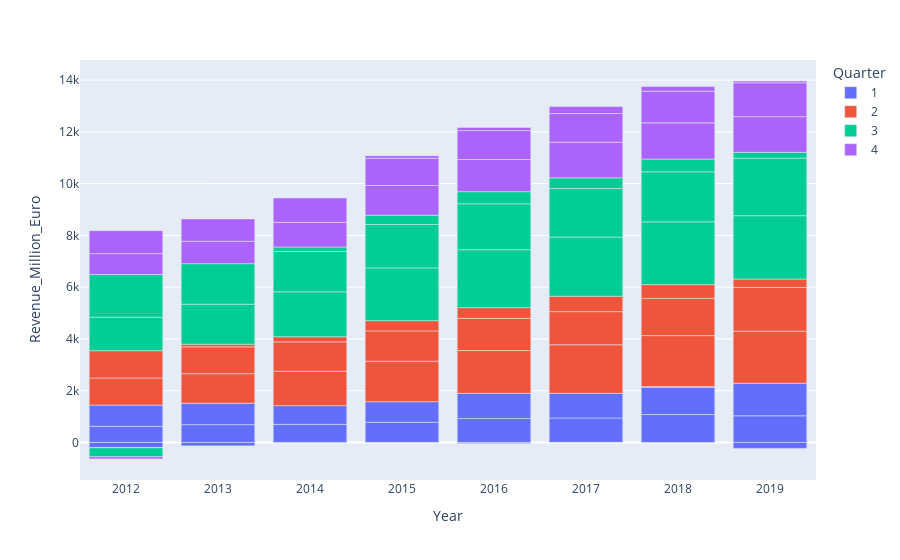

Notebook code for this chart:
### Code cell
fig = px.bar(tourism_df, x="Year", y="Revenue_Million_Euro", color="Quarter")
fig.show()

### Figure 1 — Plotly figure (JSON) as saved in the notebook; plotly's stock layout.template omitted (floating-point values rounded to 4 significant figures)
{"data": [{"alignmentgroup": "True", "hovertemplate": "Quarter=1<br>Year=%{x}<br>Revenue_Million_Euro=%{y}<extra></extra>", "legendgroup": "1", "marker": {"color": "#636efa", "pattern": {"shape": ""}}, "name": "1", "offsetgroup": "1", "orientation": "v", "showlegend": true, "textposition": "auto", "type": "bar", "x": [2012, 2013, 2014, 2015, 2016, 2017, 2018, 2019, 2012, 2013, 2014, 2015, 2016, 2017, 2018, 2019, 2012, 2013, 2014, 2015, 2016, 2017, 2018, 2019], "xaxis": "x", "y": [621, 688, 699, 780, 926, 945, 1079, 1029, 821, 828, 723, 794, 971, 952, 1047, 1260, -200, -140, -24, -14, -45, -7, 32, -231], "yaxis": "y"}, {"alignmentgroup": "True", "hovertemplate": "Quarter=2<br>Year=%{x}<br>Revenue_Million_Euro=%{y}<extra></extra>", "legendgroup": "2", "marker": {"color": "#EF553B", "pattern": {"shape": ""}}, "name": "2", "offsetgroup": "2", "orientation": "v", "showlegend": true, "textposition": "auto", "type": "bar", "x": [2012, 2013, 2014, 2015, 2016, 2017, 2018, 2019, 2012, 2013, 2014, 2015, 2016, 2017, 2018, 2019, 2012, 2013, 2014, 2015, 2016, 2017, 2018, 2019], "xaxis": "x", "y": [1048, 1140, 1331, 1566, 1655, 1876, 1970, 2012, 1054, 1037, 1133, 1170, 1243, 1281, 1438, 1689, -6, 103, 198, 396, 412, 595, 532, 323], "yaxis": "y"}, {"alignmentgroup": "True", "hovertemplate": "Quarter=3<br>Year=%{x}<br>Revenue_Million_Euro=%{y}<extra></extra>", "legendgroup": "3", "marker": {"color": "#00cc96", "pattern": {"shape": ""}}, "name": "3", "offsetgroup": "3", "orientation": "v", "showlegend": true, "textposition": "auto", "type": "bar", "x": [2012, 2013, 2014, 2015, 2016, 2017, 2018, 2019, 2012, 2013, 2014, 2015, 2016, 2017, 2018, 2019, 2012, 2013, 2014, 2015, 2016, 2017, 2018, 2019], "xaxis": "x", "y": [1296, 1546, 1734, 2037, 2241, 2287, 2425, 2448, 1648, 1565, 1559, 1680, 1771, 1875, 1931, 2223, -351, -19, 175, 357, 470, 412, 494, 225], "yaxis": "y"}, {"alignmentgroup": "True", "hovertemplate": "Quarter=4<br>Year=%{x}<br>Revenue_Million_Euro=%{y}<extra></extra>", "legendgroup": "4", "marker": {"color": "#ab63fa", "pattern": {"shape": ""}}, "name": "4", "offsetgroup": "4", "orientation": "v", "showlegend": true, "textposition": "auto", "type": "bar", "x": [2012, 2013, 2014, 2015, 2016, 2017, 2018, 2019, 2012, 2013, 2014, 2015, 2016, 2017, 2018, 2019, 2012, 2013, 2014, 2015, 2016, 2017, 2018, 2019], "xaxis": "x", "y": [806, 864, 952, 1148, 1242, 1377, 1400, 1378, 889, 865, 952, 1050, 1118, 1107, 1223, 1308, -83, -1, 0, 98, 124, 270, 177, 70], "yaxis": "y"}], "layout": {"barmode": "relative", "legend": {"title": {"text": "Quarter"}, "tracegroupgap": 0}, "margin": {"t": 60}, "xaxis": {"anchor": "y", "domain": [0, 1], "title": {"text": "Year"}}, "yaxis": {"anchor": "x", "domain": [0, 1], "title": {"text": "Revenue_Million_Euro"}}}}
